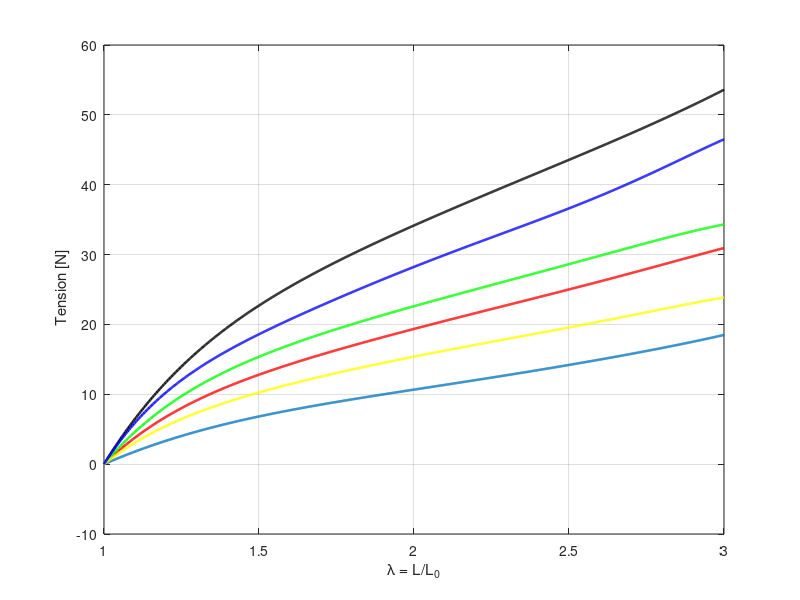

Recreate this plot in MATLAB.
%% Bungee rubber bands: tension vs stretch ratio (L/L0)
% x-axis: lambda = L/L0 (1 -> 3)
% y-axis: tension/forza [N] (unità in base al fit)

clear; clc; close all;
Lmax = 3;
L0 = 1;   L = linspace(1,Lmax,50);
% Dominio: rapporto di allungamento
lambda = linspace(1, Lmax, 1000);

% %% Tension Function for Rohith's Eighth Inch Bungee Cords
% tension_rohit = @(L0,L) (112.2*(L/L0).^5-838.3*(L/L0).^4+2494*(L/L0).^3-3689*(L/L0).^2+2717*(L/L0)-794.2).*((L/L0)>1);
% %% Tension for Yaseen's Quarter Inch Bungee Cords
% tension_Yaseen = @(L0,L) ((710.5*(L/L0).^5-5442*(L/L0).^4+1.654e4*(L/L0).^3-2.495e4*(L/L0).^2+1.871e4*(L/L0)-5575)).*((L/L0)>1);
% %tension = @(L0,L) (Exo.K.*(L-L0)).*((L-L0)>0);   % (inlineFcn) +Stretch
% %% Tension Quarter Inch Maroon_Teal Bungee
% tension_quarte = @(L0,L) (370.9*(L/L0).^5-2963*(L/L0).^4+9398*(L/L0).^3-14790*(L/L0).^2+11590*(L/L0)-3600).*((L/L0)>1);

% --- Tension functions (anonymous) ---
% Tan rubber band
tension_tan = @(l) ...
    (8700498006740773.*l.^6)/36028797018963968 ...
  - (5759379262620855.*l.^5)/2251799813685248 ...
  + (5465647199008601.*l.^4)/562949953421312 ...
  - (3358409318379815.*l.^3)/281474976710656 ...
  - (2118513679857703.*l.^2)/140737488355328 ...
  + (8132963846634919.*l)/140737488355328 ...
  - 2687841211882243/70368744177664;

% Black rubber band
tension_black = @(l) ...
  - (8313168292301631.*l.^6)/9007199254740992 ...
  + (2003599846877743.*l.^5)/140737488355328 ...
  - (6343646839143871.*l.^4)/70368744177664 ...
  + (5337009743429569.*l.^3)/17592186044416 ...
  - (2539290890064221.*l.^2)/4398046511104 ...
  + (5380556851910277.*l)/8796093022208 ...
  - 4589261501246089/17592186044416;

% Red rubber band
tension_red = @(l) ...
  - (7071771297026501.*l.^6)/4503599627370496 ...
  + (1472586864503473.*l.^5)/70368744177664 ...
  - (8154478902530947.*l.^4)/70368744177664 ...
  + (377106218631621.*l.^3)/1099511627776 ...
  - (79089566353517.*l.^2)/137438953472 ...
  + (2345521126831727.*l)/4398046511104 ...
  - 7188444792093581/35184372088832;

% Green rubber band
tension_green = @(l) ...
  - (8953556697816443.*l.^6)/4503599627370496 ...
  + (7266562633001257.*l.^5)/281474976710656 ...
  - (2470409444250189.*l.^4)/17592186044416 ...
  + (7241353931205205.*l.^3)/17592186044416 ...
  - (6065393101531663.*l.^2)/8796093022208 ...
  + (352537180651245.*l)/549755813888 ...
  - 2170266699221631/8796093022208;

tension_yellow = @(l) ...
  - (8445130046767545.*l.^6)/4503599627370496 ...
  + (847700779061617.*l.^5)/35184372088832 ...
  - (4508964691255807.*l.^4)/35184372088832 ...
  + (6386633349322359.*l.^3)/17592186044416 ...
  - (5117767993208303.*l.^2)/8796093022208 ...
  + (2256767199380867.*l)/4398046511104 ...
  - 6629090830173881/35184372088832;

tension_blue = @(l) ...
  - (6346396189443665.*l.^6)/1125899906842624 ...
  + (5105234913724067.*l.^5)/70368744177664 ...
  - (3373554458824863.*l.^4)/8796093022208 ...
  + (293832183009183.*l.^3)/274877906944 ...
  - (3657685427155587.*l.^2)/2199023255552 ...
  + (1533292841682881.*l)/1099511627776 ...
  - 2126624783147587/4398046511104;
% --- Evaluate on grid ---
T_tan   = tension_tan(lambda);
T_black = tension_black(lambda);
T_red   = tension_red(lambda);
T_green = tension_green(lambda);
T_yellow = tension_yellow(lambda);
T_blue = tension_blue(lambda);

% T_R = tension_rohit(L0,L);
% T_Y = tension_Yaseen(L0,L);
% T_Q = tension_quarte(L0,L);

% --- Plot ---
figure('Name','Bungee tension vs L/L0','Color','w'); hold on; grid on; box on;
plot(lambda, T_tan,   'LineWidth', 1.8, 'DisplayName','Tan');
plot(lambda, T_black, 'k', 'LineWidth', 1.8, 'DisplayName','Black');
plot(lambda, T_red, 'r',  'LineWidth', 1.8, 'DisplayName','Red');
plot(lambda, T_green, 'g','LineWidth', 1.8, 'DisplayName','Green');
plot(lambda, T_yellow, 'y','LineWidth', 1.8, 'DisplayName','Yellow');
plot(lambda, T_blue, 'b','LineWidth', 1.8, 'DisplayName','Blue');
% plot(L, T_R,          'LineWidth', 1.8, 'DisplayName','R');
% plot(L, T_Y,          'LineWidth', 1.8, 'DisplayName','Y');
% plot(L, T_Q,          'LineWidth', 1.8, 'DisplayName','Q');

xlim([1 Lmax]);

xlabel('\lambda = L/L_0','Interpreter','tex');
ylabel(' Tension [N]');
%legend('Location','best');
